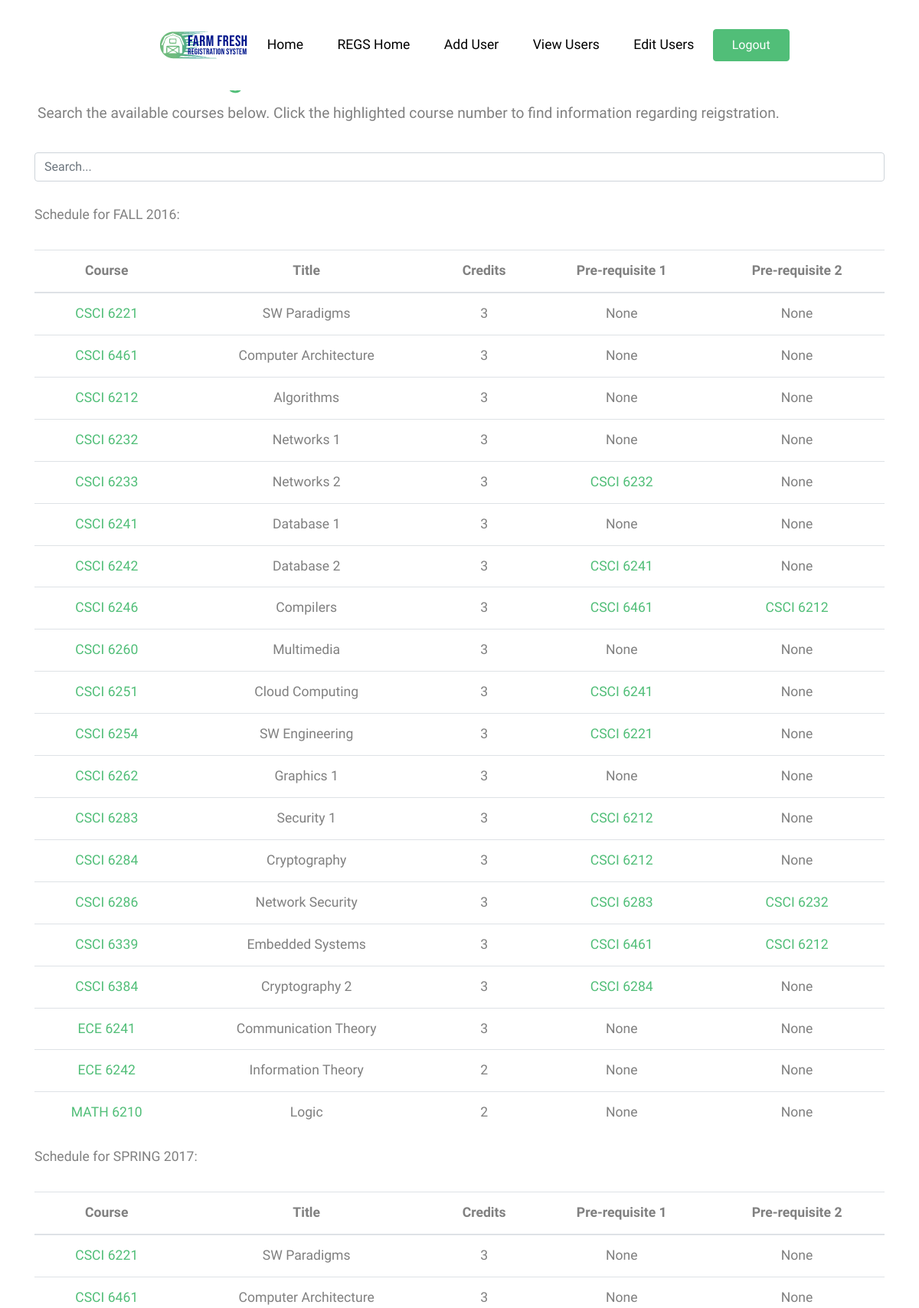
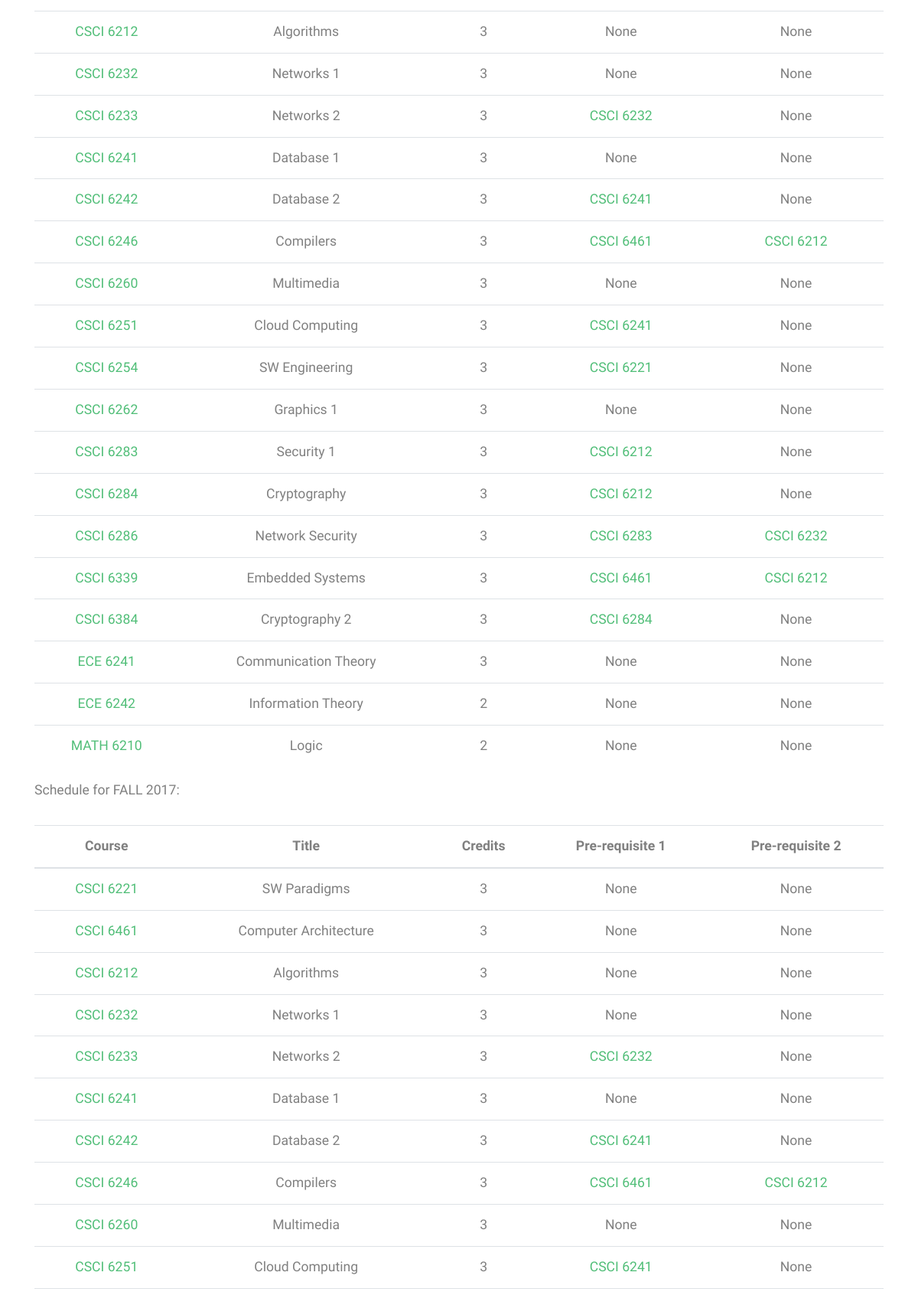
/REGS/src/courses.php (signed in, upper part), run on the app's committed database (2 pictures, top to bottom).
### tables this page shows
CREATE TABLE catalog(
c_id int AUTO_INCREMENT,
department varchar(20) NOT NULL,
c_no int NOT NULL,
title varchar(30) NOT NULL,
credits int NOT NULL,
primary key (c_id)
);

create table prereqs(
course_Id int NOT NULL,
prereq1 varchar(20) NOT NULL,
prereq2 varchar(20) DEFAULT NULL,
primary key (course_Id, prereq1),
foreign key (course_Id) references catalog(c_id)
);

### REGS/src/courses.php (the view, shortened to what this page needs)
<!DOCTYPE html>
<html lang="en">
<head>
    <?php
    require_once ('header.php');
	?>
</head>
<?php
$dbc = mysqli_connect(DB_HOST, DB_USER, DB_PASSWORD, DB_NAME);
?>
<body>
<br><br>
    <div class="container pt-3">
        <h1 class="text-primary">Course Catalog</h1>
        <h4 class="pl-1 font-weight-lighter"><small>Search the available courses below. Click the highlighted course number to find information regarding reigstration.</small></h4>
        <br><input class="form-control" id="search_filter" type="text" placeholder="Search..."><br>
        <?php
        $course_query = 'SELECT s.sem, x.semester, x.year FROM catalog c, schedule s, semester x WHERE c.c_id=s.course_id and s.sem = x.semesterid';
        $sem1 = $i = $done = 0;
        $result1 = mysqli_query($dbc, $course_query);
        if (mysqli_num_rows($result1) > 0) {
            while ($row1 = mysqli_fetch_assoc($result1)) {
                if($done == 0){
            	if($i == 0){
            		$sem1 = $row1["sem"];
            		echo 'Schedule for ' . $row1['semester'] . ' ' . $row1['year'] . ':<br></br>';
            		$i = 1;
            		echo '<table class="table ">
                            <thead>
                                <tr class="text-center">
                                    <th scope="col">Course</th>
                                    <th scope="col">Title</th>
                                    <th scope="col">Credits</th>
                                    <th scope="col">Pre-requisite 1</th>
                                    <th scope="col">Pre-requisite 2</th>
                                </tr>
                                </thead>
                            <tbody id="course_table">';
                    $query = "SELECT c.* FROM catalog c, schedule s WHERE c.c_id=s.course_id and s.sem=$sem1";
            	}else if($row1["sem"] != $sem1){
                    if($row1["sem"] == 12){
                        $done = 1;
                    }
            		$sem1 = $row1["sem"];
                    echo "</tbody>
                        </table>";
            		echo 'Schedule for ' . $row1['semester'] . ' ' . $row1['year'] . ':<br></br>';
            		echo '<table class="table ">
                            <thead>
                                <tr class="text-center">
                                    <th scope="col">Course</th>
                                    <th scope="col">Title</th>
                                    <th scope="col">Credits</th>
                                    <th scope="col">Pre-requisite 1</th>
                                    <th scope="col">Pre-requisite 2</th>
                                </tr>
                                </thead>
                            <tbody id="course_table">';
                    $query = "SELECT c.* FROM catalog c, schedule s WHERE c.c_id=s.course_id and s.sem=$sem1";
            	}
            $result = mysqli_query($dbc, $query);
            if (mysqli_num_rows($result) > 0) {
                while ($row = mysqli_fetch_assoc($result)) {
            ?>
                <tr class="text-center">
                <td>
                <?php
                $cid = $row["c_id"];
                $crn = $row["c_no"];
                $dept = $row["department"];
                $title = $row["title"];
                $credits = $row["credits"];
                $prereq_query = "SELECT prereq1, prereq2 FROM prereqs WHERE course_Id=$cid";
                $query_result = mysqli_query($dbc, $prereq_query);
                $data = mysqli_fetch_assoc($query_result);
                $pre1 = explode(' ', trim($data['prereq1']));
                $pre2 = explode(' ', trim($data['prereq2']));
                ?>
                <a href="course.php?cno=<?php echo $crn ?>&dept=<?php echo $dept?>&sem=<?php echo $sem1?>"> <?php echo $dept ?> <?php echo $crn ?> </a>
                </td>
                <td> <?php echo $title?> </td>
                <td> <?php echo $credits?> </td>
                <?php if (empty($data['prereq1']) && !empty($data['prereq2'])) { ?>
                    <td>None</td>
                    <td>
                    <a href="course.php?cno=<?php echo $pre2[1] ?>"> <?php echo $pre2[0] ?> <?php echo $pre2[1] ?> </a>
                    </td>
                <?php } else if (!empty($data['prereq1']) &&  empty($data['prereq2'])) { ?>
                    <td>
                    <a href="course.php?cno=<?php echo $pre1[1] ?>"> <?php echo $pre1[0] ?> <?php echo $pre1[1] ?> </a>
                    </td>
                    <td>None</td>
                 <?php } else if (!empty($data['prereq1']) && !empty($data['prereq2'])) { ?>
                    <td>
                    <a href="course.php?cno=<?php echo $pre1[1] ?>"> <?php echo $pre1[0] ?> <?php echo $pre1[1] ?> </a>
                    </td>
                    <td>
                    <a href="course.php?cno=<?php echo $pre2[1] ?>"> <?php echo $pre2[0] ?> <?php echo $pre2[1] ?> </a>
                    </td>
                <?php  } else { ?>
                    <td>None</td>
                    <td>None</td>
                 <?php } ?>
                </tr>
            <?php }}} ?>
        <?php
            }
            echo "</tbody>
            </table>";
        } else {
            echo "We're sorry, course enrollment is under maintenance";
        }
        ?>
    </div>
</body>
</html>

### REGS/src/css/style.css (style rules this page uses)
body { line-height: 1.7; color: gray; font-weight: 300; font-size: 1.1rem; }
a { -webkit-transition: .3s all ease; -o-transition: .3s all ease; transition: .3s all ease; }
h1, h2, h3, h4, h5, .h1, .h2, .h3, .h4, .h5 { font-family: "Muli", -apple-system, BlinkMacSystemFont, "Segoe UI", Roboto, "Helvetica Neue", Arial, sans-serif, "Apple Color Emoji", "Segoe UI Emoji", "Segoe UI Symbol", "Noto Color Emoji"; }

### data on the page
catalog: department "CSCI", c_no "6221", title "SW Paradigms", credits "3", shows "None"
catalog: department "CSCI", c_no "6461", title "Computer Architecture", credits "3", shows "None"
catalog: department "CSCI", c_no "6212", title "Algorithms", credits "3", shows "None"
catalog: department "CSCI", c_no "6232", title "Networks 1", credits "3", shows "None"
catalog: department "CSCI", c_no "6233", title "Networks 2", credits "3", prereqs.prereq1 "CSCI", prereqs.prereq1 "6232"
catalog: department "CSCI", c_no "6241", title "Database 1", credits "3", shows "None"
catalog: department "CSCI", c_no "6242", title "Database 2", credits "3", prereqs.prereq1 "CSCI", prereqs.prereq1 "6241"
catalog: department "CSCI", c_no "6246", title "Compilers", credits "3", prereqs.prereq1 "CSCI", prereqs.prereq1 "6461", prereqs.prereq2 "CSCI", prereqs.prereq2 "6212"
catalog: department "CSCI", c_no "6260", title "Multimedia", credits "3", shows "None"
catalog: department "CSCI", c_no "6251", title "Cloud Computing", credits "3", prereqs.prereq1 "CSCI", prereqs.prereq1 "6241"
catalog: department "CSCI", c_no "6254", title "SW Engineering", credits "3", prereqs.prereq1 "CSCI", prereqs.prereq1 "6221"
catalog: department "CSCI", c_no "6262", title "Graphics 1", credits "3", shows "None"
catalog: department "CSCI", c_no "6283", title "Security 1", credits "3", prereqs.prereq1 "CSCI", prereqs.prereq1 "6212"
catalog: department "CSCI", c_no "6284", title "Cryptography", credits "3", prereqs.prereq1 "CSCI", prereqs.prereq1 "6212"
catalog: department "CSCI", c_no "6286", title "Network Security", credits "3", prereqs.prereq1 "CSCI", prereqs.prereq1 "6283", prereqs.prereq2 "CSCI", prereqs.prereq2 "6232"
catalog: department "CSCI", c_no "6339", title "Embedded Systems", credits "3", prereqs.prereq1 "CSCI", prereqs.prereq1 "6461", prereqs.prereq2 "CSCI", prereqs.prereq2 "6212"
catalog: department "CSCI", c_no "6384", title "Cryptography 2", credits "3", prereqs.prereq1 "CSCI", prereqs.prereq1 "6284"
catalog: department "ECE", c_no "6241", title "Communication Theory", credits "3", shows "None"
catalog: department "ECE", c_no "6242", title "Information Theory", credits "2", shows "None"
catalog: department "MATH", c_no "6210", title "Logic", credits "2", shows "None"

### other printed values
$row1['semester'] "FALL"
$row1['year'] "2016"
$row1['semester'] "SPRING"
$row1['year'] "2017"
